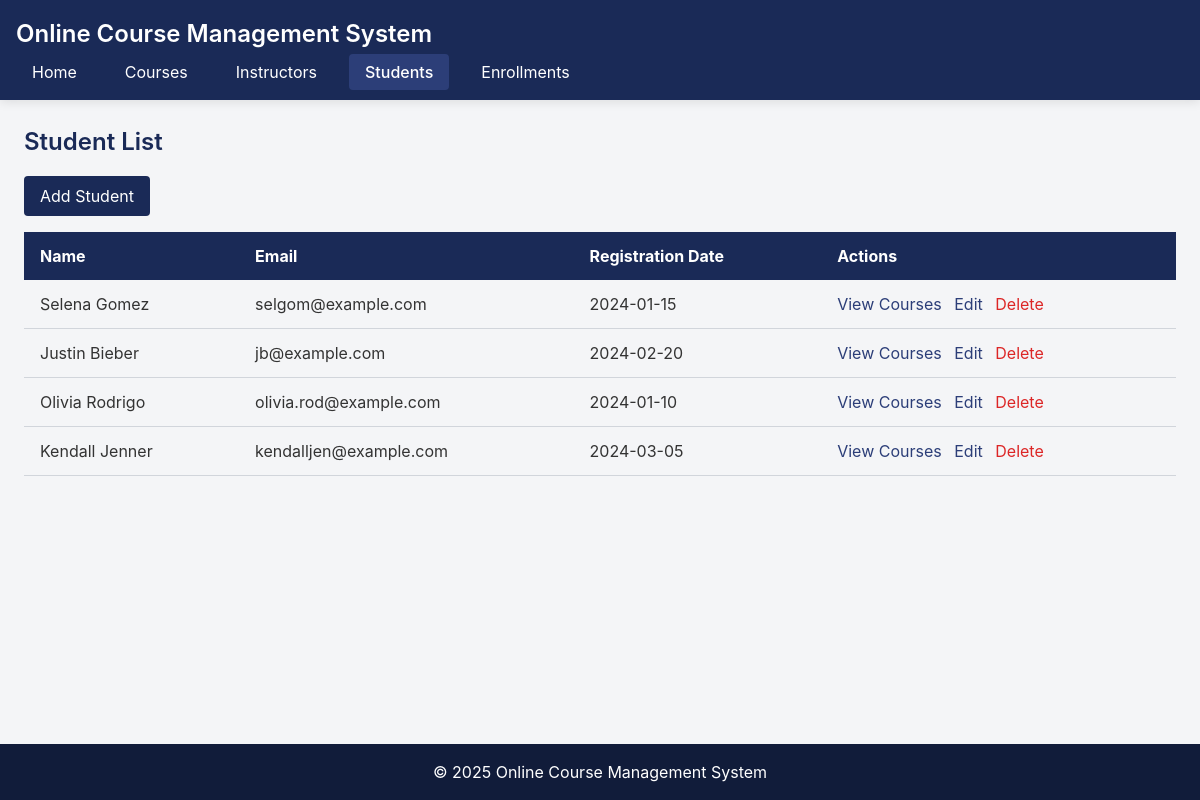
/index.php?entity=student, run on the app's committed database.
### tables this page shows
CREATE TABLE student (
    id INT AUTO_INCREMENT PRIMARY KEY,
    name VARCHAR(100) NOT NULL,
    email VARCHAR(100) NOT NULL,
    registration_date DATE NOT NULL
);

### model/Student.php (called while the page is built, shortened)
<?php
require_once 'config/Database.php';
class Student {
    private $conn;
    private $table = 'student';
    public function __construct() {
        $database = new Database();
        $this->conn = $database->getConnection();
    }
    public function getAll() {
        $query = "SELECT * FROM " . $this->table;
        $stmt = $this->conn->prepare($query);
        $stmt->execute();
        return $stmt->fetchAll(PDO::FETCH_ASSOC);
    }
}
?>

### config/Database.php (called while the page is built, shortened)
<?php
class Database {
    private $host = "localhost";
    private $username = "root";
    private $password = "";
    private $database = "courses";
    public function getConnection() {
        $this->conn = null;
        try {
            $this->conn = new PDO("mysql:host=" . $this->host . ";dbname=" . $this->database, $this->username, $this->password);
            $this->conn->setAttribute(PDO::ATTR_ERRMODE, PDO::ERRMODE_EXCEPTION);
        } catch(PDOException $e) {
            echo "Connection error: " . $e->getMessage();
        }
        return $this->conn;
    }
}
?>

### model/Enrollment.php (called while the page is built, shortened)
<?php
require_once 'config/Database.php';
class Enrollment {
    public function __construct() {
        $database = new Database();
    }
}
?>

### viewmodel/StudentViewModel.php (called while the page is built, shortened)
<?php
require_once 'model/Student.php';
require_once 'model/Enrollment.php';
class StudentViewModel {
    private $student;
    public function __construct() {
        $this->student = new Student();
    }
    public function getStudentList() {
        return $this->student->getAll();
    }
}
?>

### views/student_list.php (the view)
<?php
require_once 'views/template/header.php';
?>
<h2 class="page-title">Student List</h2>
<a href="index.php?entity=student&action=add" class="btn-primary inline-block mb-4">Add Student</a>
<table class="data-table">
    <tr>
        <th>Name</th>
        <th>Email</th>
        <th>Registration Date</th>
        <th>Actions</th>
    </tr>
    <?php if (empty($studentList)): ?>
    <tr>
        <td colspan="4" class="text-center">No students found</td>
    </tr>
    <?php else: ?>
    <?php foreach ($studentList as $student): ?>
    <tr>
        <td><?php echo $student['name']; ?></td>
        <td><?php echo $student['email']; ?></td>
        <td><?php echo $student['registration_date']; ?></td>
        <td>
            <a href="index.php?entity=student&action=view&id=<?php echo $student['id']; ?>" class="link-blue">View Courses</a>
            <a href="index.php?entity=student&action=edit&id=<?php echo $student['id']; ?>" class="link-blue ml-2">Edit</a>
            <a href="index.php?entity=student&action=delete&id=<?php echo $student['id']; ?>" class="link-red ml-2" onclick="return confirm('Are you sure? This will also delete all enrollments for this student.');">Delete</a>
        </td>
    </tr>
    <?php endforeach; ?>
    <?php endif; ?>
</table>
<?php
require_once 'views/template/footer.php';
?>

### assets/css/style.css (style rules this page uses)
:root { --navy: #1a2a57; --navy-dark: #111c3a; --navy-light: #2c3e78; --gray-light: #f4f5f7; --gray-medium: #d1d5db; --gray-dark: #4b5563; --accent: #6366f1; }
body { font-family: 'Inter', system-ui, -apple-system, sans-serif; background-color: var(--gray-light); color: #333; margin: 0; padding: 0; min-height: 100vh; display: flex; flex-direction: column; }
.btn-primary { background-color: var(--navy); color: white; padding: 0.5rem 1rem; border-radius: 0.25rem; transition: all 0.3s ease; text-decoration: none; display: inline-block; border: none; cursor: pointer; }
.page-title { color: var(--navy); font-weight: 600; font-size: 1.5rem; margin-bottom: 1rem; }
.data-table { width: 100%; border-collapse: collapse; }
.data-table th { background-color: var(--navy); color: white; padding: 0.75rem 1rem; text-align: left; }
.data-table td { padding: 0.75rem 1rem; border-bottom: 1px solid var(--gray-medium); }
.data-table tr:nth-child(even) { background-color: var(--gray-light); }
.link-blue { color: var(--navy-light); text-decoration: none; transition: all 0.2s ease; }
.link-red { color: #dc2626; text-decoration: none; transition: all 0.2s ease; }
.ml-2 { margin-left: 0.5rem; }
.mb-4 { margin-bottom: 1rem; }

### data on the page
student: name "Selena Gomez", email "selgom@example.com", registration_date "2024-01-15"
student: name "Justin Bieber", email "jb@example.com", registration_date "2024-02-20"
student: name "Olivia Rodrigo", email "olivia.rod@example.com", registration_date "2024-01-10"
student: name "Kendall Jenner", email "kendalljen@example.com", registration_date "2024-03-05"
